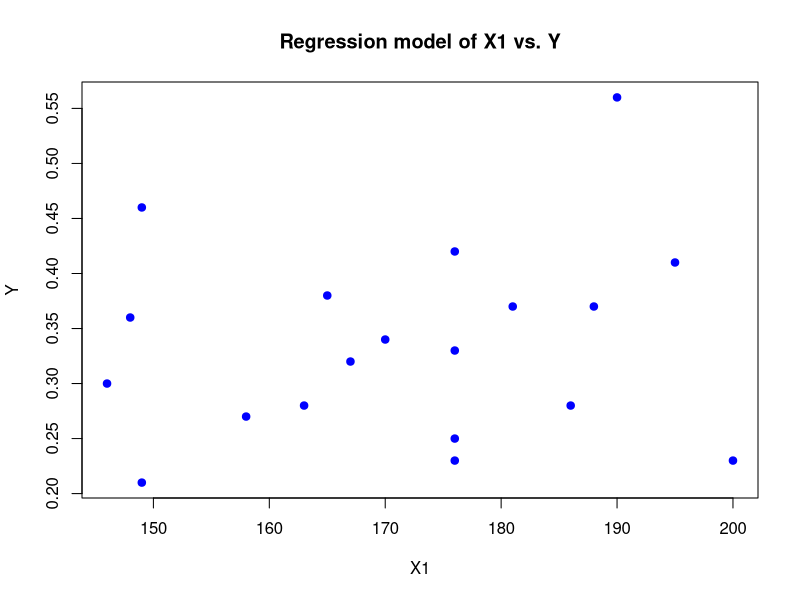
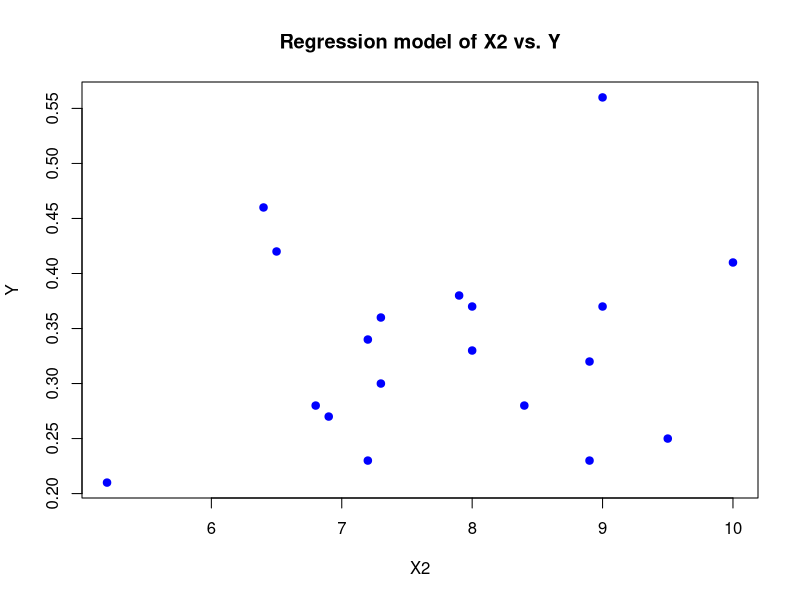
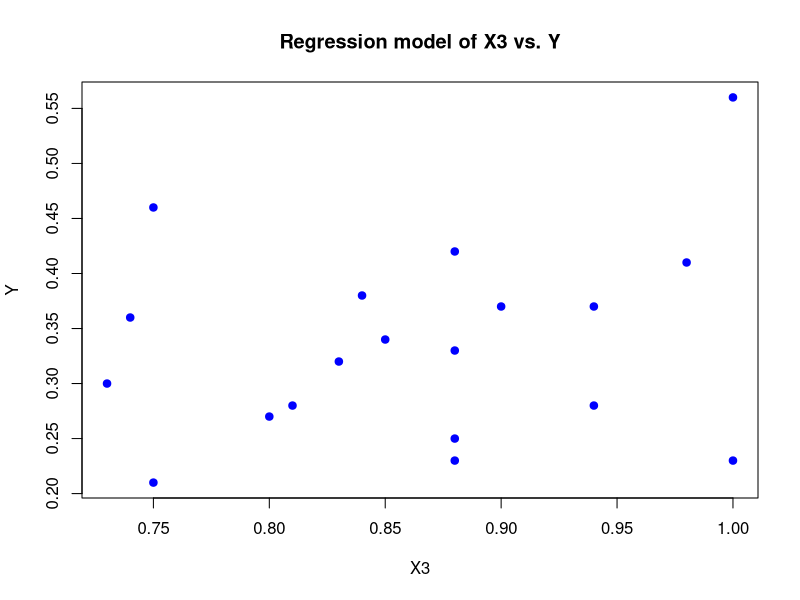
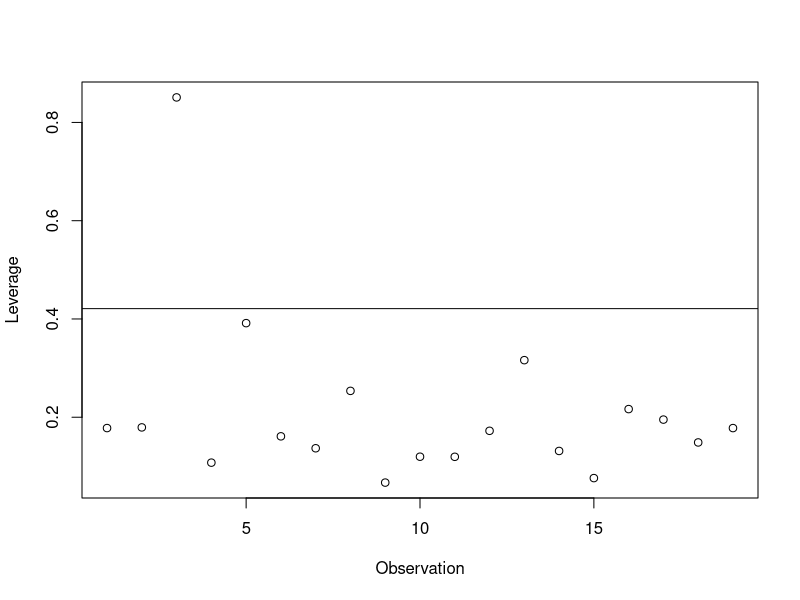
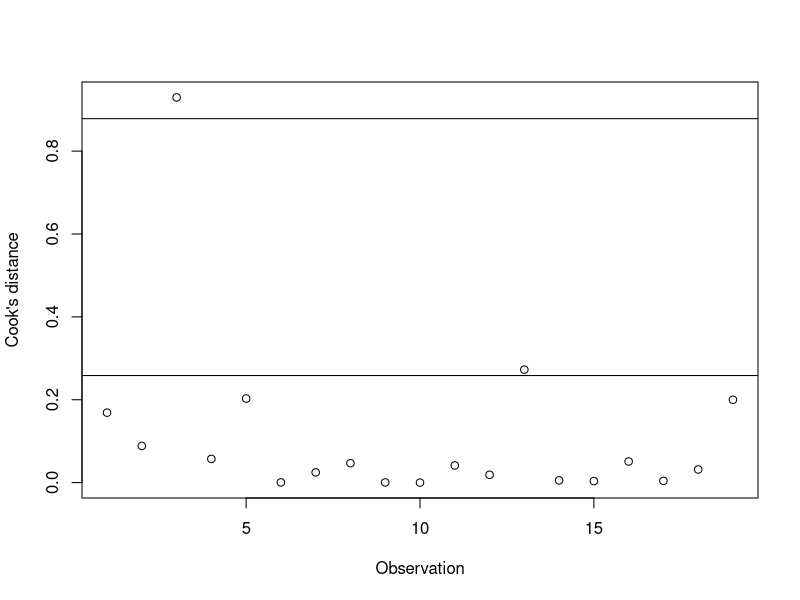
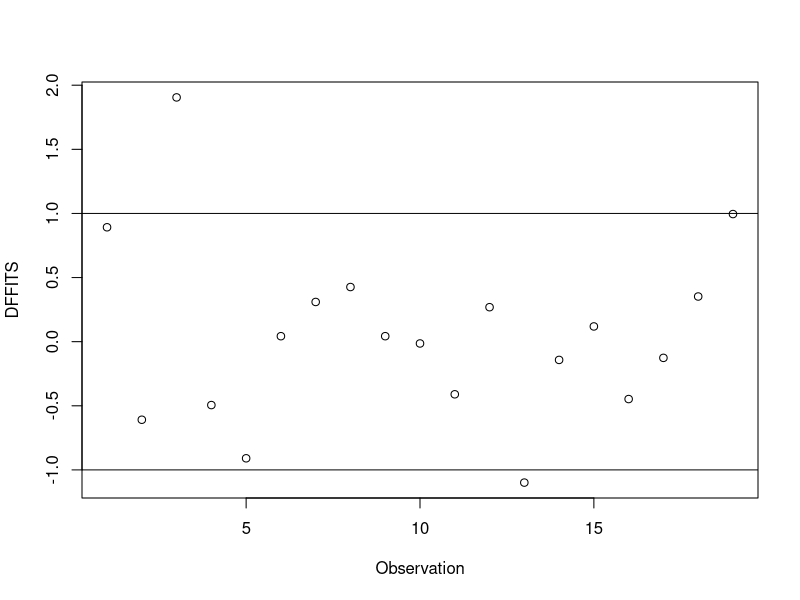
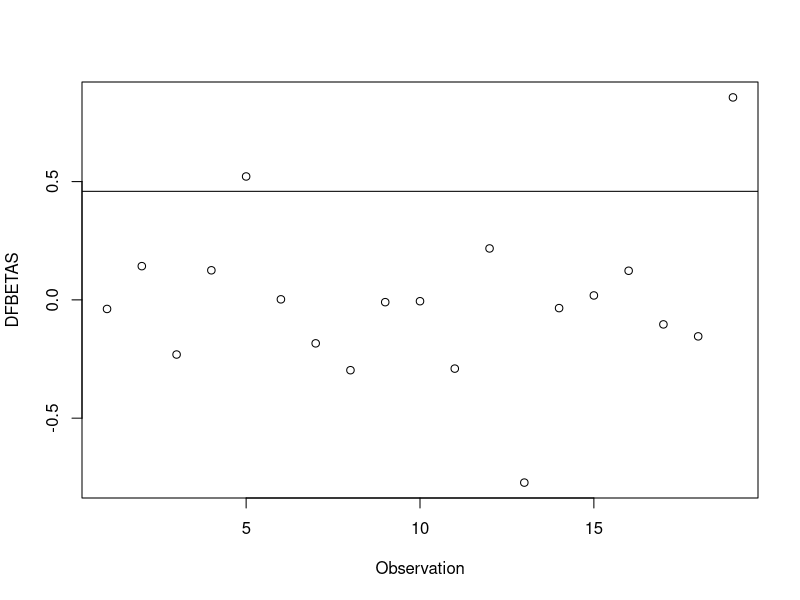
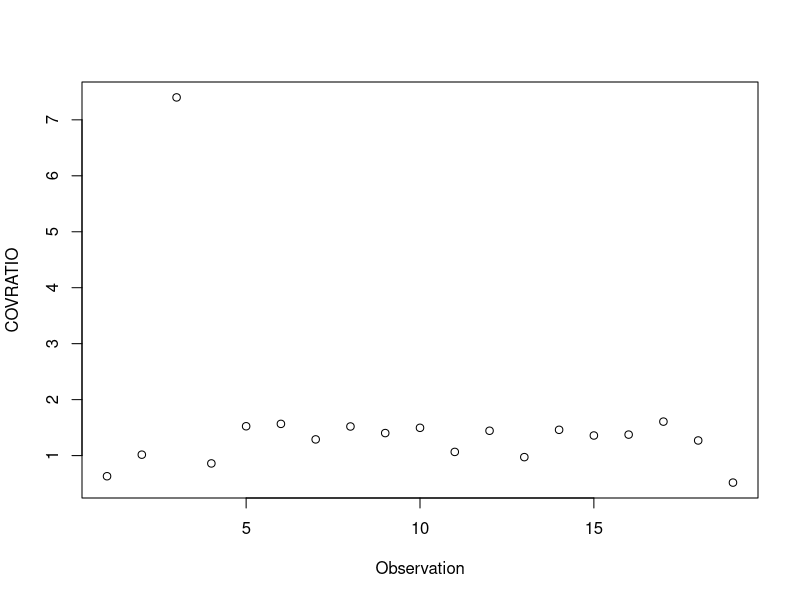

R code for these plots, in order:
## ---- chunk 1
knitr::opts_chunk$set(echo = TRUE)

drug = read.table("drug.txt",header=T)
attach(drug)

n<-dim(drug)[1]

p<-dim(drug)[2]-1


# Y is the proportion of the drug dose in the liver
# x1 is the body weight of each rat in grams
# x2 is the weight of each liver in grams
# x3 is the relative dose of the drug given to each rat as a fraction of the largest dose


# Visualization of correlation of X1 and Y
plot(x1,Y,pch=19,col="blue",xlab="X1",ylab="Y",main="Regression model of X1 vs. Y")

# Visualization of correlation of X2 and Y
plot(x2,Y,pch=19,col="blue",xlab="X2",ylab="Y",main="Regression model of X2 vs. Y")

# Visualization of correlation of X3 and Y
plot(x3,Y,pch=19,col="blue",xlab="X3",ylab="Y",main="Regression model of X3 vs. Y")

## ---- chunk 2

fit<-lm(Y ~ x1 + x2 + x3)
summary(fit)

## ---- chunk 3

# Influence measurement
influence.measures(fit)

## ---- chunk 4

library(car)

# Leverage for each observation
plot(1:n,hatvalues(fit),xlab="Observation",ylab="Leverage")
abline(h=(2*(p + 1)/n))
identify(hatvalues(fit))

# Leverage > 2(p + 1)/n is “large"

# Observation #3 is significant.


# Cook's distance for each observation
plot(1:n,cooks.distance(fit),xlab="Observation",ylab="Cook's distance")
abline(h=qf(0.5,p+1,n-(p+1)))
abline(h=qf(0.1,p+1,n-(p+1)))
identify(cooks.distance(fit))

# Cook's distance > qf(0.5,p+1,n-(p+1)) means large impact
# Cook's distance > qf(0.1,p+1,n-(p+1)) means small impact

# Observation #3 has large impact.
# Observation #13 has small impact.


# DFFITS
plot(1:n,dffits(fit),xlab="Observation",ylab="DFFITS")
abline(h=1)
abline(h=-1)
identify(dffits(fit))

# absolute_value(DFFITS) > 1 are observations to look out for in small to medium datasets

# Observations 3, 13, 19 are observations to look out for


# DFBETAS
plot(1:n,dfbetas(fit)[,1],xlab="Observation",ylab="DFBETAS")
abline(h=2)
abline(h=(2/sqrt(n)))
identify(dfbetas(fit)[,1])

# If absolute_value(DFBETAS) > 2, then major impact
# If absolute_value(DFBETAS) > 2/sqrt(n), then there is impact; the value of absolute_value(DFBETAS) is the "amount" of impact

## ---- chunk 5

# Perform the outlier test
outlierTest(fit)

# Evaluate Collinearity
vif(fit) # variance inflation factors
sqrt(vif(fit)) > 2

## ---- chunk 6

# Find the covratios
covratio(fit)

plot(1:n,covratio(fit),xlab="Observation",ylab="COVRATIO")
abline(h=(1+3*(p+1)))
abline(h=(1-3*(p+1)))
identify(covratio(fit))

# No observations are considered influential under the COVRATIO test

## ---- chunk 7

# If we want to remove the most influential point, we will remove observation 3.

# Removing influential point observation 3,

# Create a matrix with row 3 removed
drug_outlier_removed <- drug[-c(3),]


# You need to use unlist() to convert the lists to data frames before fitting the data
Y_new<-unlist(drug_outlier_removed[4])
x1_new<-unlist(drug_outlier_removed[1])
x2_new<-unlist(drug_outlier_removed[2])
x3_new<-unlist(drug_outlier_removed[3])

fit_outlier_removed<-lm(Y_new ~ x1_new + x2_new + x3_new)
summary(fit_outlier_removed)

